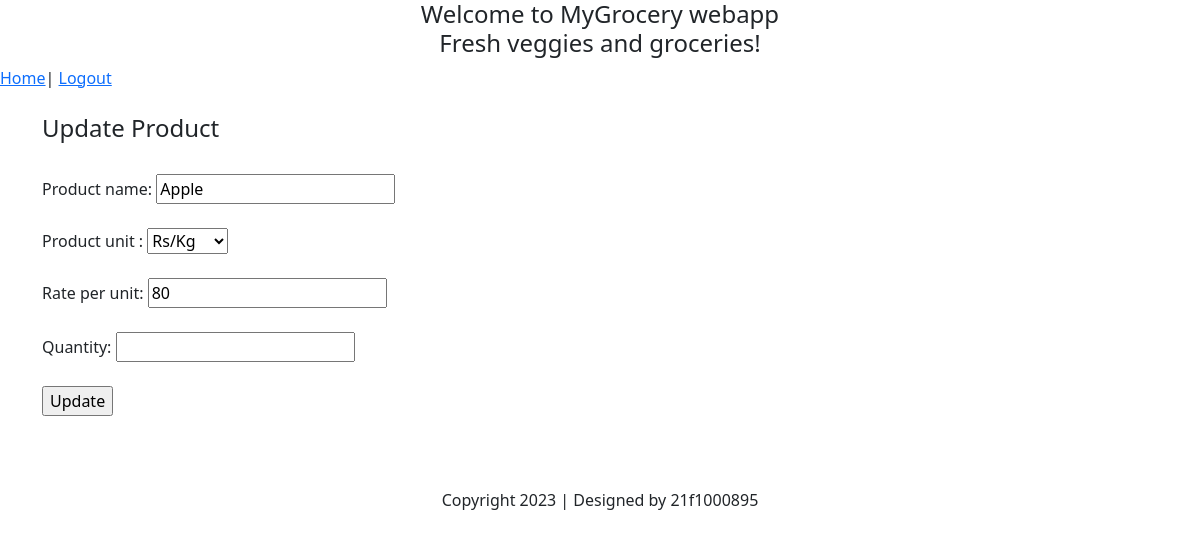
Page /admin/2/edit on the committed database.
### models.py (models this page shows, shortened)
class Product(db.Model):
    product_id = db.Column(db.Integer(), primary_key = True)
    product_name = db.Column(db.String(50), nullable = False)
    product_unit = db.Column(db.String(), nullable = False)
    product_quantity = db.Column(db.Integer())
    product_price = db.Column(db.Integer())
    sect = db.Column(db.Integer(), db.ForeignKey("section.section_id"), nullable = False)

### app.py (the view, shortened to what this page needs)
@app.route('/admin/<int:product_id>/edit', methods=['GET','POST'])
def u_product(product_id):
    product=Product.query.get(product_id)
    if request.method == 'GET':
        return render_template('edit_product.html', product=product)

### templates/edit_product.html (shortened to what this page needs)
<!DOCTYPE html>
<html lang="en">
<head>
    <link href="https://cdn.jsdelivr.net/npm/bootstrap@5.3.0/dist/css/bootstrap.min.css" rel="stylesheet">
</head>
<body>
    <heading align="center">
        <h4>Welcome to MyGrocery webapp<br>Fresh veggies and groceries!</h4>
    </heading>
    <div>
        <a href="/admin_dashboard">Home</a>|
        <a href="/">Logout</a>
    </div><br>
    <div class="container-sm">
    <div><h4>Update Product</h4>
        <br>
        <form action="/admin/{{product.product_id}}/edit" method="POST" id="editproduct">
            <div>
                <label>Product name:</label>
                <input type="text" name="p_name" value="{{product.product_name}}" />
            </div><br>
            <div>
                <label for="p_unit">Product unit : </label>
                <select name="p_unit" id="p_unit"  value="{{product.product_unit}}">
                    <option value="Rs/kg">Rs/Kg</option>
                </select>
            </div><br>
            <div>
                <label>Rate per unit: </label>
                <input type="number" name="p_price" value="{{product.product_price}}"/>
            </div><br>
            <div>
                <label> Quantity:</label>
                <input type="number" name="quantity" value="" required/>
            </div><br>
            <div>
                <input type="submit" value="Update">
            </div>
        </form>
    </div><br>
    </div><br><br>
<Footer align = "center">Copyright 2023 | Designed by 21f1000895</Footer>
</body>
</html>

### rows in the picture
Product: p_name "Apple", p_unit "Rs/Kg", p_price "80"
